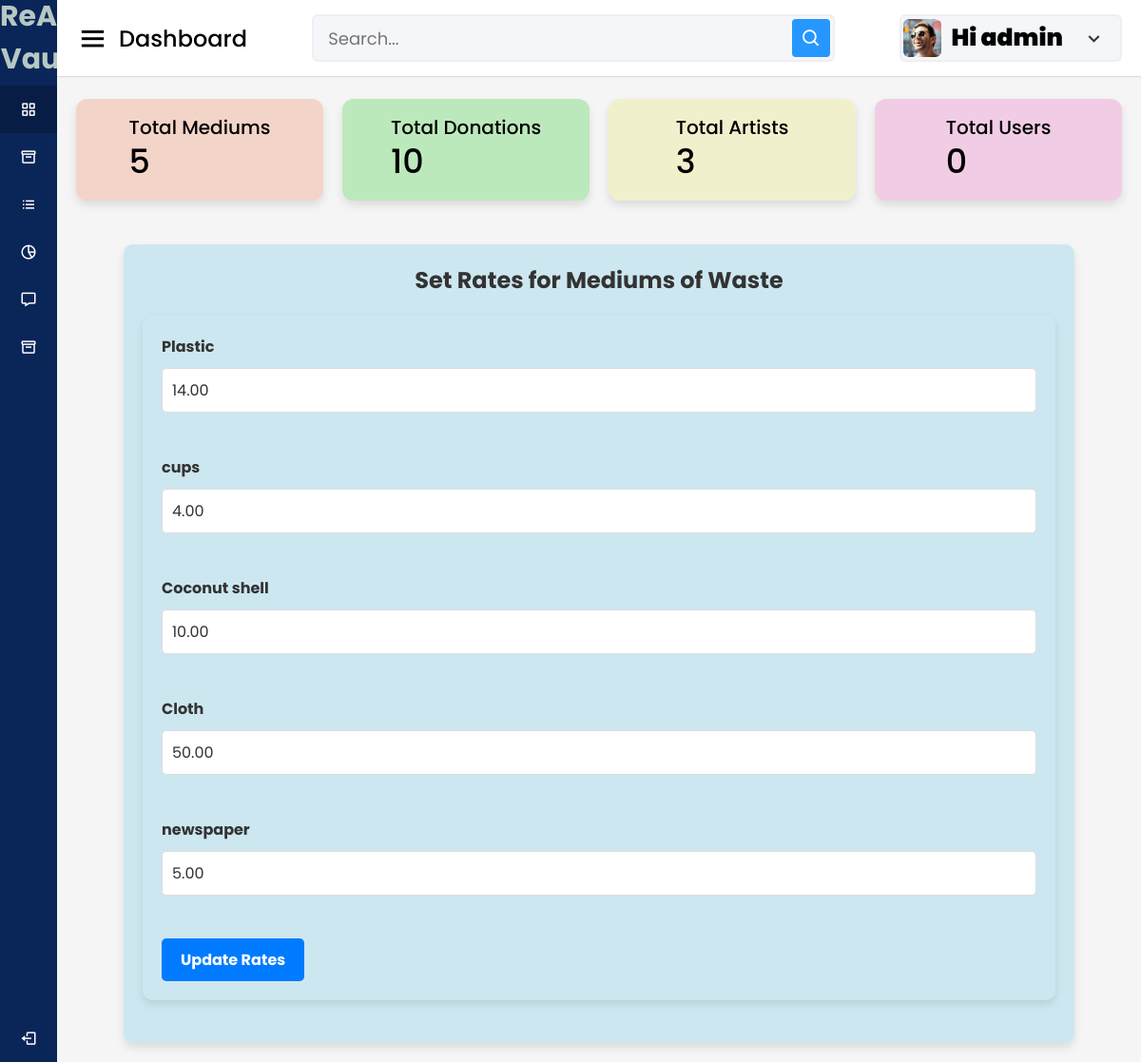
/adminclick/set_rates (signed in), run on the app's committed database.
### accounts/models.py (models this page shows, shortened)
class Adminclick(models.Model):
    user = models.OneToOneField(User, on_delete = models.CASCADE)
    phone = models.IntegerField(default=99999999)
    profile_pic = models.ImageField(upload_to= 'picture/admin/admin.jpg', null=True)

### adminclick/models.py (models this page shows, shortened)
class MediumOfWaste(models.Model):
    name = models.CharField(max_length=255)
    description = models.TextField(blank=True, null=True)
    rate=models.DecimalField(max_digits=10,decimal_places=2,default=0.00)

### adminclick/views.py (the view, shortened to what this page needs)
# urls.py: path('set_rates', views.set_rates, name='set_rates'),
@login_required
@never_cache
def set_rates(request):
    adminclick=request.user.adminclick
    total_medium_of_waste=MediumOfWaste.objects.count()
    total_donations=Donation.objects.count()
    total_artists=Artist.objects.count()
    mediums=MediumOfWaste.objects.all()
    context={
        'mediums': mediums,
         'adminclick':adminclick,
            'total_medium_of_waste':total_medium_of_waste,
            'total_donations':total_donations,
            'total_artists':total_artists
    }
    return render(request,'admin/set_rates.html',context)

### cart/context_processors.py (called while the page is built, shortened)
def counter(request):
    cart_count=0
    if 'admin' in request.path:
        return{}
    return dict(cart_count=cart_count)

### category/context_processors.py (called while the page is built)
def menu_links(request):
    links = Category.objects.all()
    return dict(links=links)

### template/admin/set_rates.html (shortened to what this page needs)
{% load static %}
<!DOCTYPE html>
<html lang="en" dir="ltr">
<head>
  <link rel="stylesheet" href="{% static 'assets/css/styles.css' %}">
  <link href='https://unpkg.com/boxicons@2.0.7/css/boxicons.min.css' rel='stylesheet'>
</head>
<body>
  <div class="sidebar">
    <div class="logo-details">
      <span class="logo_name" style="font-size: 30px; text-align: center; font-weight: 700; color: #b5c8c1;">ReArt Vault</span>
    </div>
    <ul class="nav-links">
      <li>
        <a href="{% url 'admin_dashboard' %}" class="active">
          <i class='bx bx-grid-alt'></i>
          <span class="links_name">Admin Dashboard</span>
        </a>
      </li>
      <li>
        <a href="{% url 'add_medium_of_waste' %}">
          <i class='bx bx-box'></i>
          <span class="links_name">Add Medium</span>
        </a>
      </li>
      <li>
        <a href="{% url 'approve_artists' %}">
          <i class='bx bx-list-ul'></i>
          <span class="links_name">Manage Artists</span>
        </a>
      </li>
      <li>
        <a href="{% url 'donation_listview' %}">
          <i class='bx bx-pie-chart-alt-2'></i>
          <span class="links_name">Manage Donations</span>
        </a>
      </li>
      <li>
        <a href="{% url 'set_rates' %}">
          <i class='bx bx-message'></i>
          <span class="links_name">Set Pricing</span>
        </a>
      </li>
      <li>
        <a href="{% url 'add_category' %}">
          <i class='bx bx-box'></i>
          <span class="links_name">Add Category</span>
        </a>
      </li>
      <li class="log_out">
        <a href="{% url 'userlogout' %}">
          <i class='bx bx-log-out'></i>
          <span class="links_name">Log out</span>
        </a>
      </li>
    </ul>
  </div>
  <section class="home-section">
    <nav>
      <div class="sidebar-button">
        <i class='bx bx-menu sidebarBtn'></i>
        <span class="dashboard"> Dashboard</span>
      </div>
      <div class="search-box">
        <input type="text" placeholder="Search...">
        <i class='bx bx-search'></i>
      </div>
      <div class="profile-details">
        <img src="{{adminclick.profile_pic.url}}" alt="">
        <span class="admin_name" style="font-size: 25px; font-weight: 900; color: #010302;">Hi {{user.username}}</span>
        <i class='bx bx-chevron-down'></i>
      </div>
    </nav>
<body>
  <div class="home-content">
    <div class="overview-boxes">
      <div class="box" style="background-color:rgb(243, 212, 200);">
        <div class="right-side">
          <div class="box-topic">Total Mediums</div>
          <div class="number">{{ total_medium_of_waste }}</div>
        </div>
      </div>
      <div class="box" style="background-color:rgb(188, 233, 188);">
        <div class="right-side">
          <div class="box-topic">Total Donations</div>
          <div class="number">{{total_donations}}</div>
        </div>
      </div>
      <div class="box" style="background-color:rgb(240, 240, 205);">
        <div class="right-side">
          <div class="box-topic">Total Artists</div>
          <div class="number"> {{total_artists}}</div>
        </div>
      </div>
      <div class="box" style="background-color:rgb(240, 205, 228);">
        <div class="right-side">
          <div class="box-topic">Total Users</div>
          <div class="number">0</div>
        </div>
      </div>
    </div>
        <div class="sales-boxes">
          <div class="recent-sales box" style="background-color: rgb(205, 231, 240); padding: 20px; border-radius: 10px; width:1000px;">
              <div class="title" style="font-size: 24px; font-weight: bold; margin-bottom: 20px;">Set Rates for Mediums of Waste</div>
    <div class="form-container">
      <form method="post">
        {% for medium in mediums %}
            <div class="form-group">
                <label for="rate_{{ medium.id }}">{{ medium.name }}</label>
                <input type="number" step="0.01" id="rate_{{ medium.id }}" name="rate_{{ medium.id }}"
                       class="form-control" value="{{ medium.rate }}"
                       oninput="validateRate({{ medium.id }})" required>
            </div>
            <br>
        {% endfor %}
        <button type="submit" id="submit-btn" class="btn btn-primary">Update Rates</button>
    </form>
    </div>
  </body>
  </html>

### static/assets/css/styles.css (style rules this page uses)
* { margin: 0; padding: 0; box-sizing: border-box; font-family: 'Poppins', sans-serif; }
.sidebar { position: fixed; height: 100%; width: 240px; background: #0A2558; transition: all 0.5s ease; }
.sidebar .logo-details { height: 80px; display: flex; align-items: center; }
.sidebar .logo-details .logo_name { color: #fff; font-size: 24px; font-weight: 500; }
.sidebar .nav-links { margin-top: 10px; }
.sidebar .nav-links li { position: relative; list-style: none; height: 50px; }
.sidebar .nav-links li a { height: 100%; width: 100%; display: flex; align-items: center; text-decoration: none; transition: all 0.4s ease; }
.sidebar .nav-links li a.active { background: #081D45; }
.sidebar .nav-links li i { min-width: 60px; text-align: center; font-size: 18px; color: #fff; }
.sidebar .nav-links li a .links_name { color: #fff; font-size: 15px; font-weight: 400; white-space: nowrap; }
.sidebar .nav-links .log_out { position: absolute; bottom: 0; width: 100%; }
.home-section { position: relative; background: #f5f5f5; min-height: 100vh; width: calc(100% - 240px); left: 240px; transition: all 0.5s ease; }
.home-section nav { display: flex; justify-content: space-between; height: 80px; background: #fff; display: flex; align-items: center; position: fixed; width: calc(100% - 240px); left: 240px; z-index: 100; padding: 0 20px; box-shadow: 0 1px 1px rgba(0, 0, 0, 0.1); transition: all 0.5s ease; }
.home-section nav .sidebar-button { display: flex; align-items: center; font-size: 24px; font-weight: 500; }
nav .sidebar-button i { font-size: 35px; margin-right: 10px; }
.home-section nav .search-box { position: relative; height: 50px; max-width: 550px; width: 100%; margin: 0 20px; }
nav .search-box input { height: 100%; width: 100%; outline: none; background: #F5F6FA; border: 2px solid #EFEEF1; border-radius: 6px; font-size: 18px; padding: 0 15px; }
nav .search-box .bx-search { position: absolute; height: 40px; width: 40px; background: #2697FF; right: 5px; top: 50%; transform: translateY(-50%); border-radius: 4px; line-height: 40px; text-align: center; color: #fff; font-size: 22px; transition: all 0.4 ease; }
.home-section nav .profile-details { display: flex; align-items: center; background: #F5F6FA; border: 2px solid #EFEEF1; border-radius: 6px; height: 50px; min-width: 190px; padding: 0 15px 0 2px; }
nav .profile-details img { height: 40px; width: 40px; border-radius: 6px; object-fit: cover; }
nav .profile-details .admin_name { font-size: 15px; font-weight: 500; color: #333; margin: 0 10px; white-space: nowrap; }
nav .profile-details i { font-size: 25px; color: #333; }
.home-section .home-content { position: relative; padding-top: 104px; }
.home-content .overview-boxes { display: flex; align-items: center; justify-content: space-between; flex-wrap: wrap; padding: 0 20px; margin-bottom: 26px; }
.overview-boxes .box { display: flex; align-items: center; justify-content: center; width: calc(100% / 4 - 15px); background: #fff; padding: 15px 14px; border-radius: 12px; box-shadow: 0 5px 10px rgba(0,0,0,0.1); }
.overview-boxes .box-topic { font-size: 20px; font-weight: 500; }
.home-content .box .number { display: inline-block; font-size: 35px; margin-top: -6px; font-weight: 500; }
.home-content .sales-boxes { display: flex; justify-content: space-between; }
.home-content .sales-boxes .recent-sales { width: 65%; background: #fff; padding: 20px 30px; margin: 0 20px; border-radius: 12px; box-shadow: 0 5px 10px rgba(0, 0, 0, 0.1); }
.sales-boxes .box .title { font-size: 24px; font-weight: 500; }
@media (max-width: 1240px) { .sidebar { width: 60px; } }
@media (max-width: 1240px) { .home-section { width: calc(100% - 60px); left: 60px; } }
@media (max-width: 1240px) { .home-section nav { width: calc(100% - 60px); left: 60px; } }

### data on the page
Adminclick: profile_pic (picture)
MediumOfWaste: name "Plastic", rate "14.00"
MediumOfWaste: name "cups", rate "4.00"
MediumOfWaste: name "Coconut shell", rate "10.00"
MediumOfWaste: name "Cloth", rate "50.00"
MediumOfWaste: name "newspaper", rate "5.00"

### other printed values
{{ user.username }} "admin"
{{ total_medium_of_waste }} "5"
{{ total_donations }} "10"
{{ total_artists }} "3"
